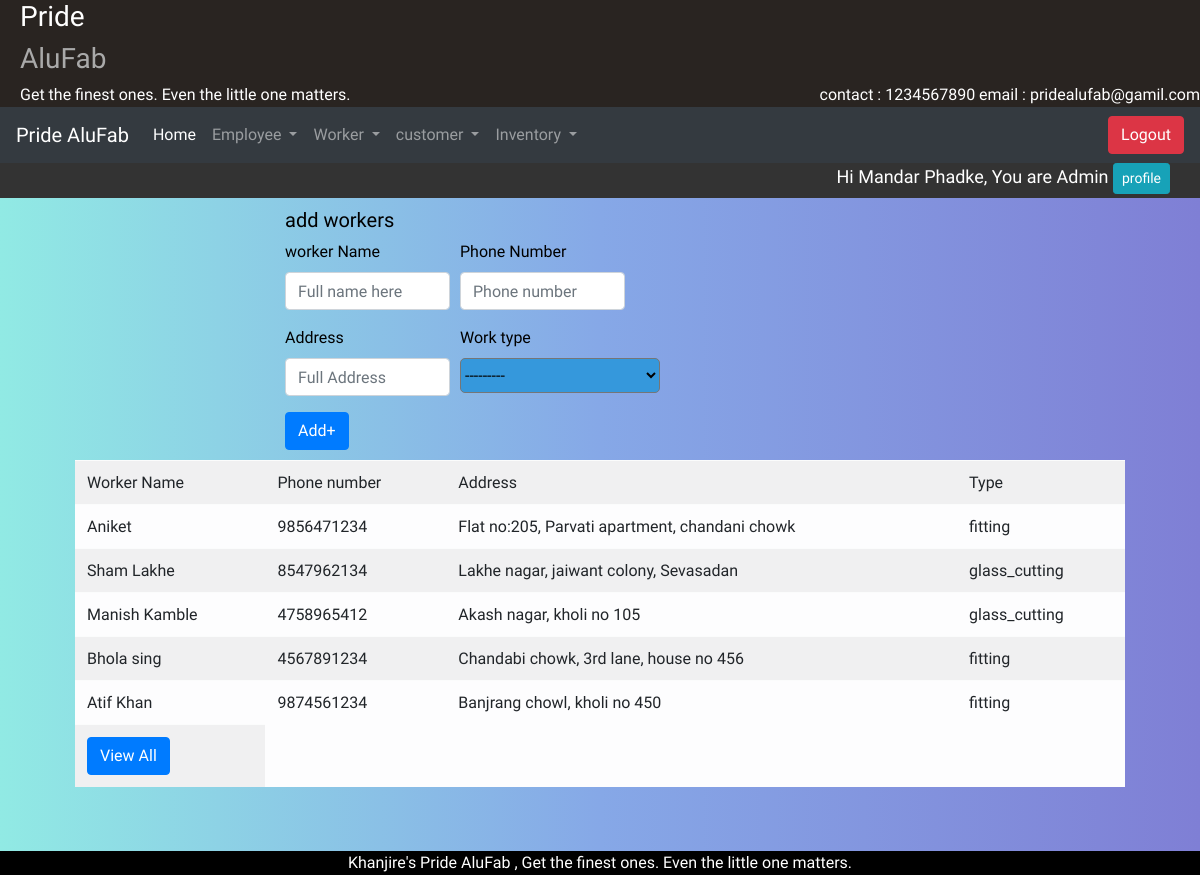
The page /worker_save (signed in) on the database its author committed.
### alufab/models.py (models this page shows, shortened)
class Employee(models.Model):
    Emp_id = models.ForeignKey(User, on_delete=models.CASCADE)
    phono = models.IntegerField(default=0)
    Address = models.CharField(default=' ',max_length=100)
    city = models.CharField(default='Ichalkaranji',max_length=20)
    de = [
        ('Manager','Manager'),
        ('Supervisor','Supervisor'),
        ('Admin', 'Admin')
    ]
    designation = models.CharField(max_length=10, choices=de)
    Paymentperday = models.FloatField(default=0)
    is_working=models.BooleanField(default=True)

class worker(models.Model):
    worker_name = models.CharField(max_length=30)
    phone_number = models.CharField(max_length=10)
    Address = models.CharField(max_length=100)
    WT = [
        ('glass_cutting', 'Glass_Cutting'),
        ('fitting', 'fitting'),
        ('regular', 'regular')
    ]
    worker_type = models.CharField(max_length=100, choices=WT)

### alufab/views.py (the view)
# urls.py: path("worker_save", views.worker_save, name='worker_save'),
def worker_save(request):
    if not request.user.is_authenticated:
        return render(request, 'notloggedin.html')
    elif request.user.is_authenticated:
        if request.method == 'POST':
            wn = request.POST['wn']
            pn = request.POST['pn']
            ad = request.POST['ad']
            ty = request.POST['type']
            work = worker(worker_name=wn,phone_number=pn,Address=ad,worker_type=ty)
            work.save()
            messages.info(request,'Worker added')
            empid = request.user.id
            desig = Employee.objects.get(Emp_id=empid)
            info = worker.objects.filter().order_by('-id')[:5]
            return render(request, 'workerregister.html', {'desig': desig,'info':info   })
        else:
            empid = request.user.id
            desig = Employee.objects.get(Emp_id=empid)
            info = worker.objects.filter().order_by('-id')[:5]
            return render(request, 'workerregister.html', {'desig': desig,'info':info})

### templates/workerregister.html (shortened to what this page needs)
{% extends 'home.html' %}
{% block content %}
<div class="form_div">
  <h5>add workers</h5>
<form class="form_" method="POST" action="{% url 'worker_save'%}">
    <div class="form-row">
    <div class="form-group col-md-4">
      <label>worker Name</label><br>
     <input name="wn" type="text" class="form-control" id="wn" placeholder="Full name here" required>
    </div>
    <div class="form-group col-md-4">
      <label for="pn">Phone Number</label>
      <input name="pn" type="text" class="form-control" id="pn" placeholder="Phone number" pattern="[0-9]{10}" required>
    </div>
    </div>
        <div class="form-row">
    <div class="form-group col-md-4">
      <label for="ad"> Address </label>
      <input name="ad" type="text" class="form-control" id="ad" placeholder="Full Address " required>
    </div>
    <div class="form-group col-md-4">
    <label> Work type </label><br>
    <select name="type" required id="type">
  <option value="" selected>---------</option>
</select>
    </div>
        </div>
<button type="submit" class="btn btn-primary">Add+</button>
</form>
    </div>
<div class="detail">
            <table class="table table-light table-striped table_detail">
<tr><td>Worker Name</td><td>Phone number</td><td>Address</td><td>Type</td></tr>
{% for f in info %}
 <tr><td>{{f.worker_name}}</td><td>{{f.phone_number}}</td><td>{{f.Address}}</td><td>{{f.worker_type}}</td></tr>
{% endfor %}
<tr><td><button type="submit" class="btn btn-primary">View All</button></td></tr>
</table>
        </div>
<br>
<br>
{% endblock %}

### templates/home.html (shortened to what this page needs)
{%load static%}
<html lang="en">
<head>
    <link rel="stylesheet" href="https://stackpath.bootstrapcdn.com/bootstrap/4.3.1/css/bootstrap.min.css">
    <link href="https://cdnjs.cloudflare.com/ajax/libs/select2/4.0.6-rc.0/css/select2.min.css" rel="stylesheet" />
<link rel="stylesheet" type="text/css" href="{% static 'css/main.css' %}">
<link rel="stylesheet" type="text/css" href="{% static 'css/util.css' %}">
</head>
<body>
<div class="div_top" >
    <div class="container-">
      <h3 style="color: white;">Pride</h3><h3 style="color: darkgrey;">AluFab</h3><h style="color:white;">Get the finest ones.
        Even the little one matters.</h>
      <div style="float:right; color:white;">
        contact : 1234567890
        email : pridealufab@gamil.com
      </div>
    </div>
  </div>
<nav class="navbar navbar-dark bg-dark navbar-expand-lg sticky-top nav">
    <a class="navbar-brand" href="#">Pride AluFab </a>
    <div class="collapse navbar-collapse" id="navbarSupportedContent">
      <ul class="navbar-nav mr-auto">
        <li class="nav-item active">
          <a class="nav-link" href="{% url 'home'%}">Home</a>
        </li>
          <li class="nav-item dropdown">
            <a class="nav-link dropdown-toggle" href="#" role="button" data-toggle="dropdown" aria-haspopup="true" aria-expanded="false">
              Employee
            </a>
          </li>
          <li class="nav-item dropdown">
            <a class="nav-link dropdown-toggle" href="#" role="button" data-toggle="dropdown" aria-haspopup="true" aria-expanded="false">
              Worker
            </a>
          </li>
          <li class="nav-item dropdown">
            <a class="nav-link dropdown-toggle" href="#" id="navbarDropdown" role="button" data-toggle="dropdown" aria-haspopup="true" aria-expanded="false">
              customer
            </a>
          </li>
          <li class="nav-item dropdown">
            <a class="nav-link dropdown-toggle" href="#" id="navbarDropdown" role="button" data-toggle="dropdown" aria-haspopup="true" aria-expanded="false">
              Inventory
            </a>
          </li>
      </ul>
         <span>
              <a href="{% url 'logout_page'%}"><button class="btn btn-danger">Logout</button></a>
          </span>
    </div>
  </nav>
<div class="div_name">
<span class="Name">
  Hi {{request.user.first_name}} {{request.user.last_name}}, You are {{desig.designation}}
              <a href="{% url 'profile' %}"><button class="btn btn-sm btn-info">profile</button></a>
          </span>
</div>
<div id="wrapper" class="active container-fluid froms">
    {% block content %}{% endblock %}
        </div>
<footer>
      Khanjire's Pride AluFab , Get the finest ones.
        Even the little one matters. </footer>
</body>
</html>

### static/css/main.css (style rules this page uses)
body { color:black; background: #7F7FD5; background: -webkit-linear-gradient(to right, #91EAE4, #86A8E7, #7F7FD5); background: linear-gradient(to right, #91EAE4, #86A8E7, #7F7FD5); }
.form_div { display: block; padding: 10 10 10 20%; width: 70%; }
.froms { width:90%; }
select { background-color:#3598dc; width:200px; height:35px; border-radius:5px; }
footer { background-color:black; width:100%; color:white; text-align:center; }
nav { width:100%; }
.div_top { text-align: left; padding-left: 20px; background-color:#292421; }
.div_name { background-color:#333333; padding-right:30px; color:white; font-size:18px; height:35px; }
.Name { text-align:right; float:right; }

### static/css/util.css (style rules this page uses)
* { margin: 0; padding: 0; outline: none; box-sizing: border-box; font-family: 'Raleway', sans-serif; }

### rows shown on the page
Employee: designation "Admin"
worker: worker_name "Aniket", phone_number "9856471234", Address "Flat no:205, Parvati apartment, chandani chowk", worker_type "fitting"
worker: worker_name "Sham Lakhe", phone_number "8547962134", Address "Lakhe nagar, jaiwant colony, Sevasadan", worker_type "glass_cutting"
worker: worker_name "Manish Kamble", phone_number "4758965412", Address "Akash nagar, kholi no 105", worker_type "glass_cutting"
worker: worker_name "Bhola sing", phone_number "4567891234", Address "Chandabi chowk, 3rd lane, house no 456", worker_type "fitting"
worker: worker_name "Atif Khan", phone_number "9874561234", Address "Banjrang chowl, kholi no 450", worker_type "fitting"

### other values the page prints
{{ request.user.first_name }} "Mandar"
{{ request.user.last_name }} "Phadke"
